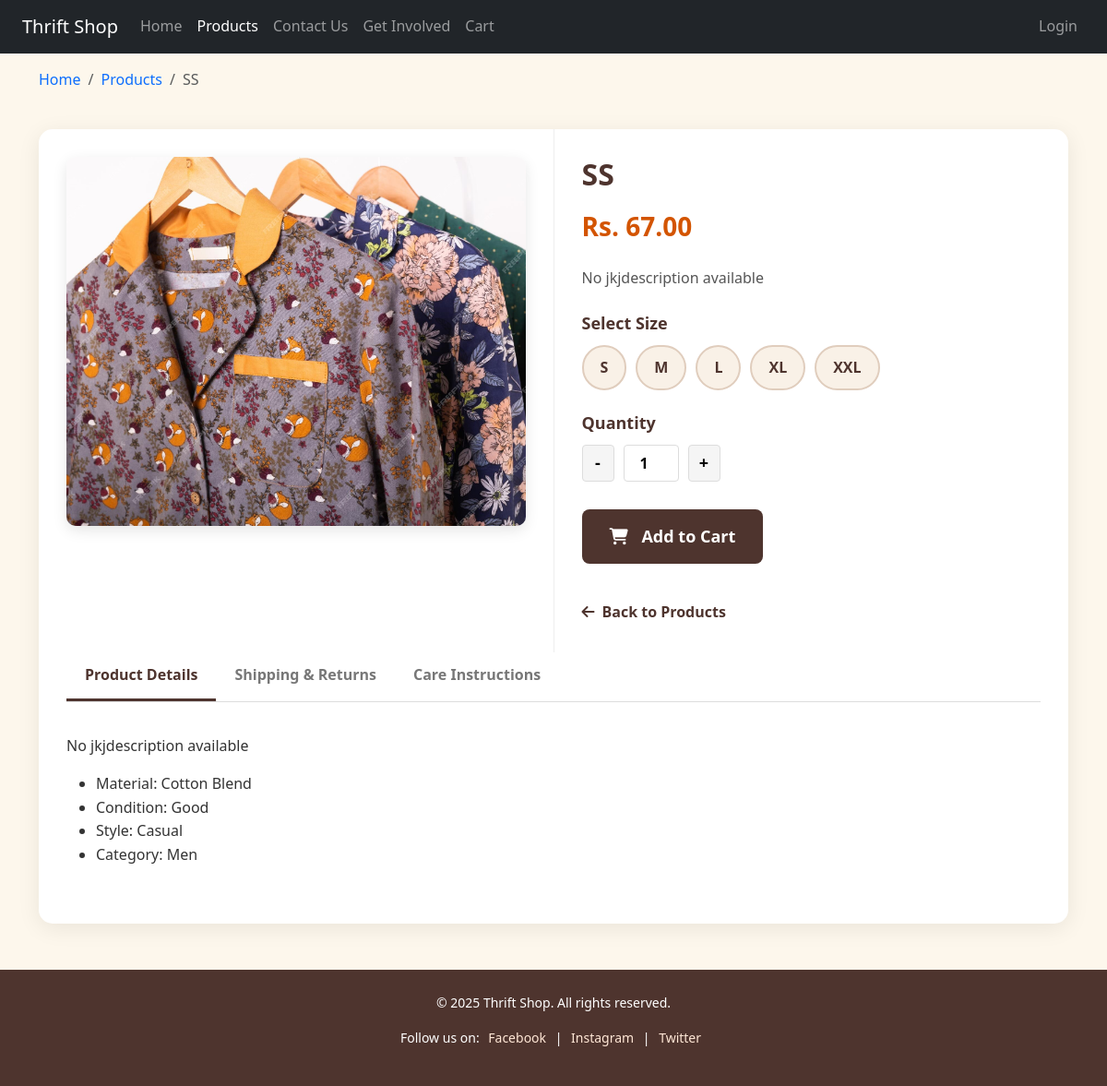
The page /products/1/ on the database as committed earlier.
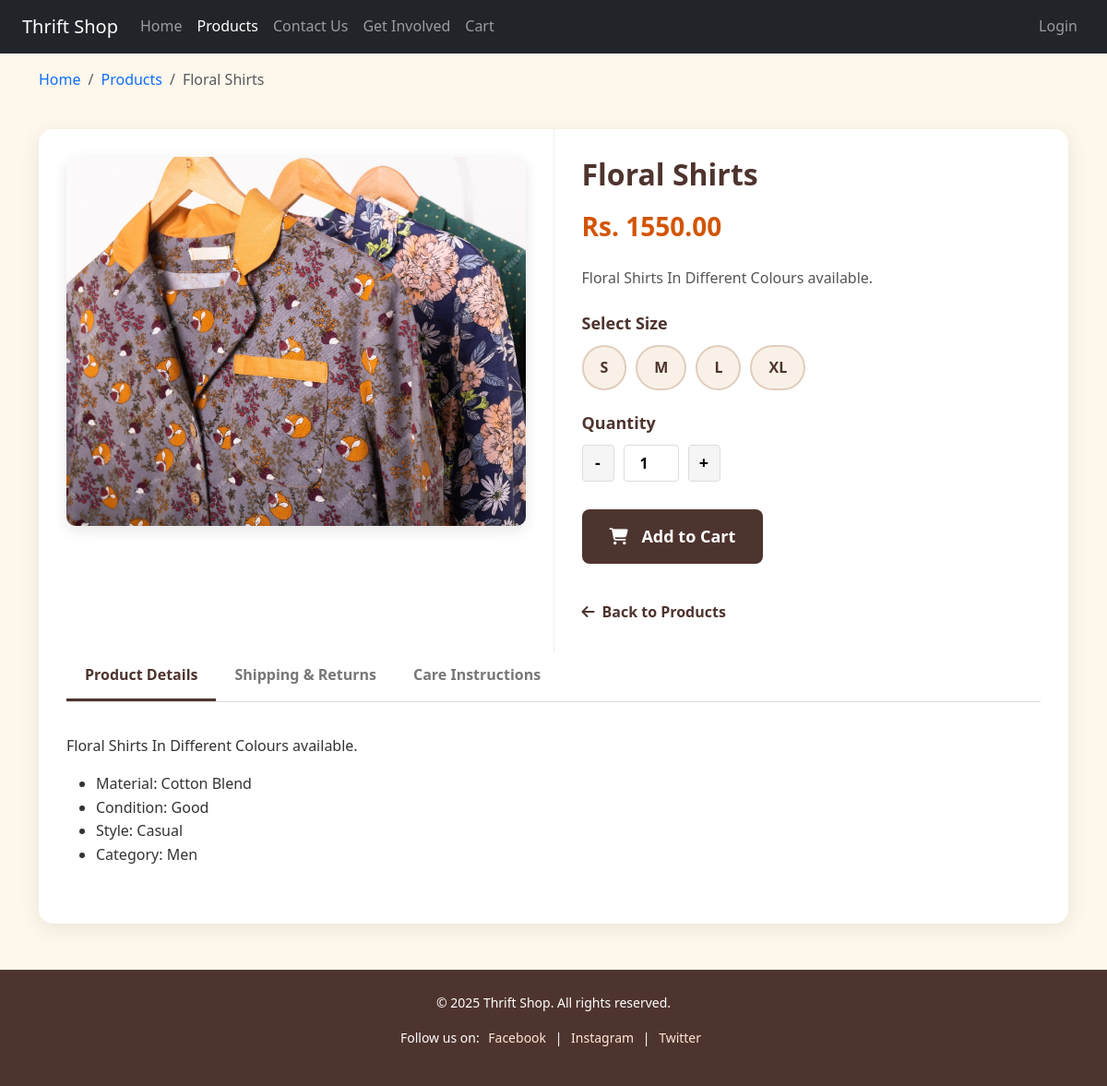
The same page on the database as committed later.
### shop/models.py (models this page shows, shortened)
class Product(models.Model):
    CATEGORY_CHOICES = [
        ('Men', 'Men'),
        ('Women', 'Women'),
    ]
    name = models.CharField(max_length=200)
    description = models.TextField(default='No description available')
    price = models.DecimalField(max_digits=8, decimal_places=2)
    image = models.ImageField(upload_to='products/')
    category = models.CharField(max_length=10, choices=CATEGORY_CHOICES)
    sizes = models.ManyToManyField(Size, related_name='products', blank=True)

class Size(models.Model):
    code = models.CharField(max_length=4, choices=SIZE_CHOICES, unique=True)

### shop/views.py (the view)
# urls.py: path('products/<int:pk>/', views.product_detail, name='product_detail'),
def product_detail(request, pk):
    product = get_object_or_404(Product, pk=pk)
    sizes = product.sizes.all()
    if request.method == 'POST':
        selected_size = request.POST.get('selected_size')
        print("Selected size:", selected_size)  # For debugging
    return render(request, 'shop/product_detail.html', {
        'product': product,
        'sizes': sizes
    })

### shop/templates/shop/product_detail.html (shortened to what the changed rows need)
{% load static %}
<!DOCTYPE html>
<html lang="en">
<head>
    <link href="https://cdn.jsdelivr.net/npm/bootstrap@5.3.3/dist/css/bootstrap.min.css" rel="stylesheet">
    <link rel="stylesheet" href="https://cdnjs.cloudflare.com/ajax/libs/font-awesome/6.4.0/css/all.min.css">
</head>
<body>
    <div class="container mt-3">
        <nav aria-label="breadcrumb">
            <ol class="breadcrumb">
                <li class="breadcrumb-item"><a href="{% url 'home' %}">Home</a></li>
                <li class="breadcrumb-item"><a href="{% url 'products' %}">Products</a></li>
                <li class="breadcrumb-item active" aria-current="page">{{ product.name }}</li>
            </ol>
        </nav>
    </div>
    <div class="container">
        <div class="product-container">
            <div class="product-content">
                <div class="product-images">
                    {% if product.image %}
                        <img src="{{ product.image.url }}" alt="{{ product.name }}" class="main-image">
                    {% else %}
                        <div class="main-image d-flex align-items-center justify-content-center bg-light">
                            <span class="text-muted">No image available</span>
                        </div>
                    {% endif %}
                </div>
                <div class="product-info">
                    <h1 class="product-title">{{ product.name }}</h1>
                    <div class="product-price">Rs. {{ product.price|floatformat:2 }}</div>
                    <p class="product-description">{{ product.description }}</p>
                    <form action="{% url 'add_to_cart' product.id %}" method="post" id="add-to-cart-form">
                        <div class="size-section">
                            <div class="size-options">
                                {% if product.sizes.exists %}
                                    {% for size in product.sizes.all %}
                                        <label for="size_{{ size.code }}" class="size-label">{{ size.code }}</label>
                                    {% endfor %}
                                {% else %}
                                    <span class="text-muted">No sizes available.</span>
                                    <input type="hidden" name="size" value="">
                                {% endif %}
                            </div>
                        </div>
                        <div class="quantity-section">
                        </div>
                        <button type="submit" class="add-to-cart-btn">
                        </button>
                    </form>
                    <a href="{% url 'products' %}" class="back-link">
                        <i class="fas fa-arrow-left"></i> Back to Products
                    </a>
                </div>
            </div>
            <div class="product-tabs">
                <div id="details" class="tab-content active">
                    <p>{{ product.description }}</p>
                    <ul class="mt-3">
                        <li>Material: Cotton Blend</li>
                        <li>Condition: Good</li>
                        <li>Style: Casual</li>
                        <li>Category: {{ product.category }}</li>
                    </ul>
                </div>
            </div>
        </div>
    </div>
</body>
</html>

Rows that differ between the two databases and show on the page:
no longer on this page (row unchanged): Size: code "XXL"
changed Product "Men": name "SS" → "Floral Shirts"; price "67.00" → "1550.00"; description "No jkjdescription available" → "Floral Shirts In Different Colours available."
